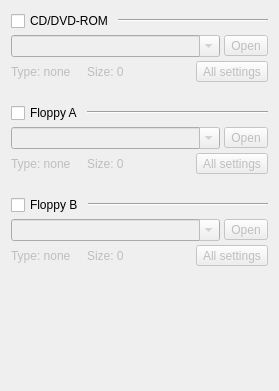
          <widget class="QWidget" name="Tab_Removable_Disks">
           <attribute name="title">
            <string>CD/DVD/Floppy</string>
           </attribute>
           <layout class="QVBoxLayout" name="verticalLayout_4">
            <item>
             <layout class="QGridLayout" name="gridLayout_14">
              <property name="spacing">
               <number>4</number>
              </property>
              <item row="0" column="0">
               <widget class="QCheckBox" name="CH_CDROM">
                <property name="sizePolicy">
                 <sizepolicy hsizetype="Maximum" vsizetype="Fixed">
                  <horstretch>0</horstretch>
                  <verstretch>0</verstretch>
                 </sizepolicy>
                </property>
                <property name="text">
                 <string>CD/DVD-ROM</string>
                </property>
               </widget>
              </item>
              <item row="0" column="1" colspan="2">
               <widget class="Line" name="line_8">
                <property name="orientation">
                 <enum>Qt::Horizontal</enum>
                </property>
               </widget>
              </item>
              <item row="1" column="0" colspan="2">
               <widget class="QComboBox" name="CB_CDROM_Devices">
                <property name="enabled">
                 <bool>false</bool>
                </property>
                <property name="editable">
                 <bool>true</bool>
                </property>
               </widget>
              </item>
              <item row="1" column="2">
               <widget class="QToolButton" name="TB_CDROM_SetPath">
                <property name="enabled">
                 <bool>false</bool>
                </property>
                <property name="toolTip">
                 <string>Browse</string>
                </property>
                <property name="text">
                 <string>Open</string>
                </property>
                <property name="icon">
                 <iconset resource="images.qrc">
                  <normaloff>:/open-file.png</normaloff>:/open-file.png</iconset>
                </property>
               </widget>
              </item>
              <item row="2" column="0" colspan="3">
               <layout class="QHBoxLayout" name="horizontalLayout_12">
                <item>
                 <widget class="QLabel" name="Label_CDROM_Info">
                  <property name="enabled">
                   <bool>false</bool>
                  </property>
                  <property name="text">
                   <string>Type: none     Size: 0</string>
                  </property>
                 </widget>
                </item>
                <item>
                 <spacer name="horizontalSpacer_9">
                  <property name="orientation">
                   <enum>Qt::Horizontal</enum>
                  </property>
                  <property name="sizeHint" stdset="0">
                   <size>
                    <width>68</width>
                    <height>17</height>
                   </size>
                  </property>
                 </spacer>
                </item>
                <item>
                 <widget class="QToolButton" name="TB_CDROM_Advanced_Settings">
                  <property name="enabled">
                   <bool>false</bool>
                  </property>
                  <property name="text">
                   <string>All settings</string>
                  </property>
                  <property name="icon">
                   <iconset resource="images.qrc">
                    <normaloff>:/configure.png</normaloff>:/configure.png</iconset>
                  </property>
                  <property name="toolButtonStyle">
                   <enum>Qt::ToolButtonTextBesideIcon</enum>
                  </property>
                 </widget>
                </item>
               </layout>
              </item>
             </layout>
            </item>
            <item>
             <spacer name="verticalSpacer_12">
              <property name="orientation">
               <enum>Qt::Vertical</enum>
              </property>
              <property name="sizeType">
               <enum>QSizePolicy::Fixed</enum>
              </property>
              <property name="sizeHint" stdset="0">
               <size>
                <width>15</width>
                <height>15</height>
               </size>
              </property>
             </spacer>
            </item>
            <item>
             <layout class="QGridLayout" name="gridLayout_13">
              <property name="spacing">
               <number>4</number>
              </property>
              <item row="0" column="0">
               <widget class="QCheckBox" name="CH_Floppy0">
                <property name="sizePolicy">
                 <sizepolicy hsizetype="Maximum" vsizetype="Fixed">
                  <horstretch>0</horstretch>
                  <verstretch>0</verstretch>
                 </sizepolicy>
                </property>
                <property name="text">
                 <string>Floppy A</string>
                </property>
               </widget>
              </item>
              <item row="0" column="1" colspan="2">
               <widget class="Line" name="line_9">
                <property name="orientation">
                 <enum>Qt::Horizontal</enum>
                </property>
               </widget>
              </item>
              <item row="1" column="0" colspan="2">
               <widget class="QComboBox" name="CB_FD0_Devices">
                <property name="enabled">
                 <bool>false</bool>
                </property>
                <property name="editable">
                 <bool>true</bool>
                </property>
               </widget>
              </item>
              <item row="1" column="2">
               <widget class="QToolButton" name="TB_FD0_SetPath">
                <property name="enabled">
                 <bool>false</bool>
                </property>
                <property name="toolTip">
                 <string>Browse</string>
                </property>
                <property name="text">
                 <string>Open</string>
                </property>
                <property name="icon">
                 <iconset resource="images.qrc">
                  <normaloff>:/open-file.png</normaloff>:/open-file.png</iconset>
                </property>
               </widget>
              </item>
              <item row="2" column="0" colspan="3">
               <layout class="QHBoxLayout" name="horizontalLayout_13">
                <item>
                 <widget class="QLabel" name="Label_FD0_Info">
                  <property name="enabled">
                   <bool>false</bool>
                  </property>
                  <property name="text">
                   <string>Type: none     Size: 0</string>
                  </property>
                 </widget>
                </item>
                <item>
                 <spacer name="horizontalSpacer_8">
                  <property name="orientation">
                   <enum>Qt::Horizontal</enum>
                  </property>
                  <property name="sizeHint" stdset="0">
                   <size>
                    <width>68</width>
                    <height>17</height>
                   </size>
                  </property>
                 </spacer>
                </item>
                <item>
                 <widget class="QToolButton" name="TB_FD0_Advanced_Settings">
                  <property name="enabled">
                   <bool>false</bool>
                  </property>
                  <property name="text">
                   <string>All settings</string>
                  </property>
                  <property name="icon">
                   <iconset resource="images.qrc">
                    <normaloff>:/configure.png</normaloff>:/configure.png</iconset>
                  </property>
                  <property name="toolButtonStyle">
                   <enum>Qt::ToolButtonTextBesideIcon</enum>
                  </property>
                 </widget>
                </item>
               </layout>
              </item>
             </layout>
            </item>
            <item>
             <spacer name="verticalSpacer_9">
              <property name="orientation">
               <enum>Qt::Vertical</enum>
              </property>
              <property name="sizeType">
               <enum>QSizePolicy::Fixed</enum>
              </property>
              <property name="sizeHint" stdset="0">
               <size>
                <width>15</width>
                <height>15</height>
               </size>
              </property>
             </spacer>
            </item>
            <item>
             <layout class="QGridLayout" name="gridLayout_12">
              <property name="spacing">
               <number>4</number>
              </property>
              <item row="0" column="0">
               <widget class="QCheckBox" name="CH_Floppy1">
                <property name="sizePolicy">
                 <sizepolicy hsizetype="Maximum" vsizetype="Fixed">
                  <horstretch>0</horstretch>
                  <verstretch>0</verstretch>
                 </sizepolicy>
                </property>
                <property name="text">
                 <string>Floppy B</string>
                </property>
               </widget>
              </item>
              <item row="0" column="1" colspan="2">
               <widget class="Line" name="line_10">
                <property name="orientation">
                 <enum>Qt::Horizontal</enum>
                </property>
               </widget>
              </item>
              <item row="1" column="0" colspan="2">
               <widget class="QComboBox" name="CB_FD1_Devices">
                <property name="enabled">
                 <bool>false</bool>
                </property>
                <property name="editable">
                 <bool>true</bool>
                </property>
               </widget>
              </item>
              <item row="1" column="2">
               <widget class="QToolButton" name="TB_FD1_SetPath">
                <property name="enabled">
                 <bool>false</bool>
                </property>
                <property name="toolTip">
                 <string>Browse</string>
                </property>
                <property name="text">
                 <string>Open</string>
                </property>
                <property name="icon">
                 <iconset resource="images.qrc">
                  <normaloff>:/open-file.png</normaloff>:/open-file.png</iconset>
                </property>
               </widget>
              </item>
              <item row="2" column="0" colspan="3">
               <layout class="QHBoxLayout" name="horizontalLayout_14">
                <item>
                 <widget class="QLabel" name="Label_FD1_Info">
                  <property name="enabled">
                   <bool>false</bool>
                  </property>
                  <property name="text">
                   <string>Type: none     Size: 0</string>
                  </property>
                 </widget>
                </item>
                <item>
                 <spacer name="horizontalSpacer_6">
                  <property name="orientation">
                   <enum>Qt::Horizontal</enum>
                  </property>
                  <property name="sizeHint" stdset="0">
                   <size>
                    <width>68</width>
                    <height>17</height>
                   </size>
                  </property>
                 </spacer>
                </item>
                <item>
                 <widget class="QToolButton" name="TB_FD1_Advanced_Settings">
                  <property name="enabled">
                   <bool>false</bool>
                  </property>
                  <property name="text">
                   <string>All settings</string>
                  </property>
                  <property name="icon">
                   <iconset resource="images.qrc">
                    <normaloff>:/configure.png</normaloff>:/configure.png</iconset>
                  </property>
                  <property name="toolButtonStyle">
                   <enum>Qt::ToolButtonTextBesideIcon</enum>
                  </property>
                 </widget>
                </item>
               </layout>
              </item>
             </layout>
            </item>
            <item>
             <spacer name="verticalSpacer_8">
              <property name="orientation">
               <enum>Qt::Vertical</enum>
              </property>
              <property name="sizeHint" stdset="0">
               <size>
                <width>20</width>
                <height>114</height>
               </size>
              </property>
             </spacer>
            </item>
           </layout>
          </widget>
